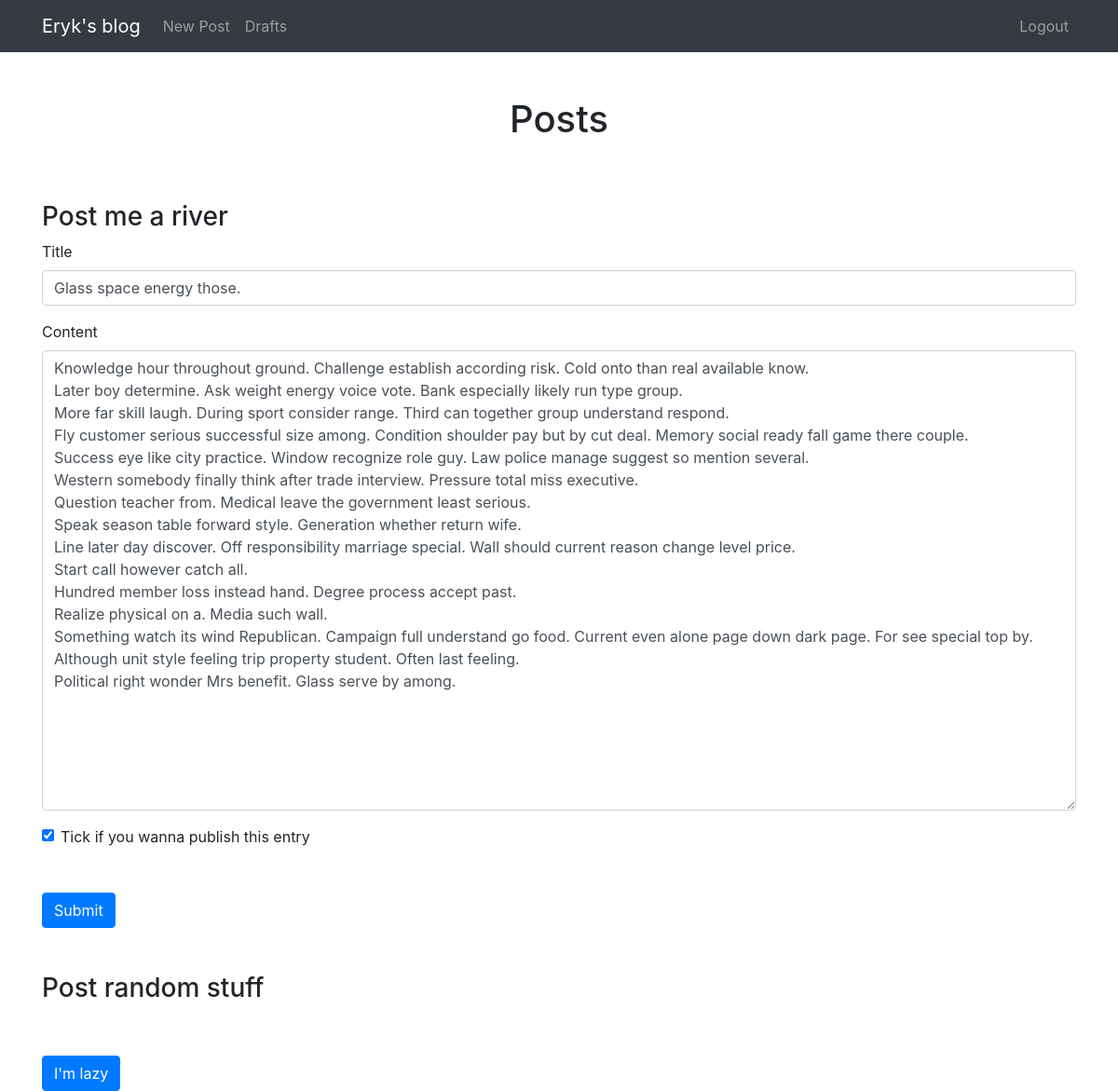
The page /edit-post/35 (signed in) on the database its author committed.
### blog/models.py (models this page shows)
class Entry(db.Model):
    id = db.Column(db.Integer, primary_key=True)
    title = db.Column(db.String(80), nullable=False)
    body = db.Column(db.Text, nullable=False)
    pub_date = db.Column(db.DateTime, nullable=False,
        default=datetime.datetime.utcnow)
    is_published = db.Column(db.Boolean, default=False)

### blog/routes.py (the view)
@app.route("/edit-post/<int:entry_id>", methods=['GET', 'POST'])
@login_required
def edit_entry(entry_id):
    entry = Entry.query.filter_by(id=entry_id).first_or_404()
    form = EntryForm(obj=entry)
    return create_or_edit_entry(entry_id, entry, form)

### blog/forms.py
class EntryForm(FlaskForm):
    title = StringField('Title', validators=[DataRequired()])
    body = TextAreaField('Content', validators=[DataRequired()])
    is_published = BooleanField('Is published?')

### blog/routes.py (called while the page is built, shortened)
def create_or_edit_entry(entry_id, entry, form):
    errors = None
    return render_template(
        'entry_form.html', form=form, errors=errors, entry_id=entry_id)

def login_required(view_func):
    @functools.wraps(view_func)
    def check_permissions(*args, **kwargs):
        if session.get('logged_in'):
            return view_func(*args, **kwargs)
        return redirect(url_for('login', next=request.path))
    return check_permissions

### blog/templates/entry_form.html (shortened to what this page needs)
{% extends "index.html" %}
{% block content %}
<h3 class="mt-5">Post me a river</h3>
<form method="POST" action="">
    <div class="form-group">
        <label for="title">Title</label>
        {{ form.title(class_="form-control") }}
    </div>
    <div class="form-group">
        <label for="body">Content</label>
        {{ form.body(class_="form-control", cols="100", rows="20") }}
    </div>
    <div class="form-check">
        {{ form.is_published(class_="form-check-input") }}
        <label class="form-check-label" for="is_published">Tick if you wanna publish this entry</label>
    </div>
    <button type="submit" class="btn btn-primary mt-5">Submit</button>
</form>
<h3 class="mt-5">Post random stuff</h3>
<form method="POST" action="/random/{{ entry_id }}">
    <button type="submit" class="btn btn-primary mt-5">I'm lazy</button>
</form>
{% endblock %}

### rows shown on the page
Entry: title "Glass space energy those.", body "Knowledge hour throughout ground. Challenge establish according risk. Cold onto than real available know. Later boy determine. Ask weight energy voice vote. Bank especially likely run type group. More far skill laugh. During sport consider range. Third can together group understand respond. Fly customer serious successful size among. Condition shoulder pay but by cut deal. Memory social ready fall game there couple. Success eye like city practice. Window recognize role guy. Law police manage suggest so mention several. Western somebody finally think after trade interview. Pressure total miss executive. Question teacher from. Medical leave the government least serious. Speak season table…", is_published "☑"
